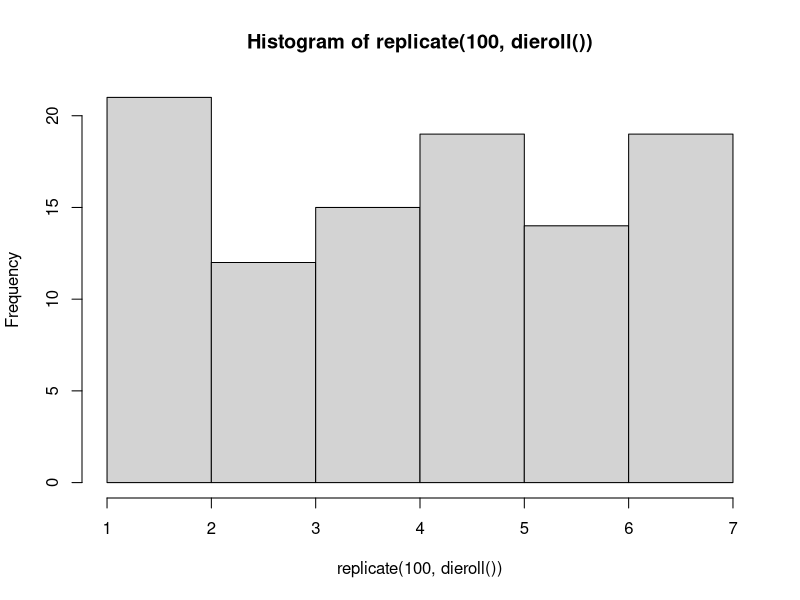
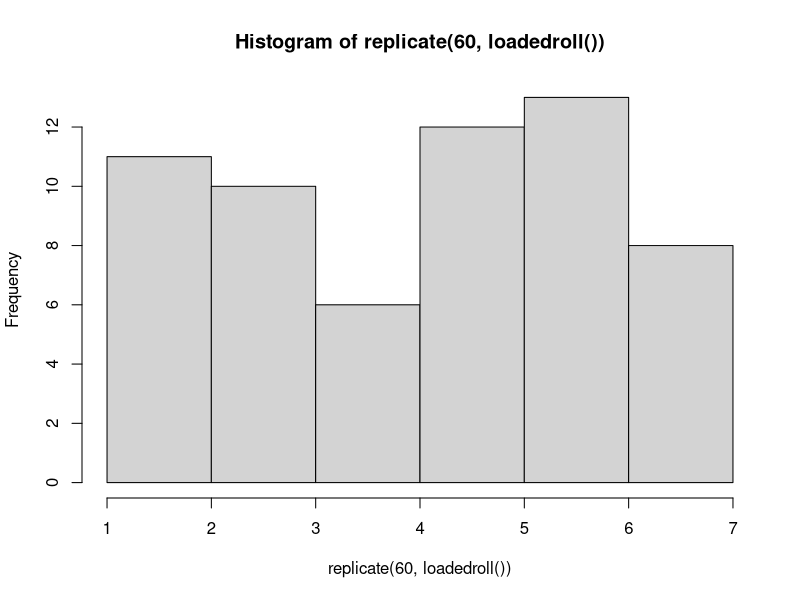
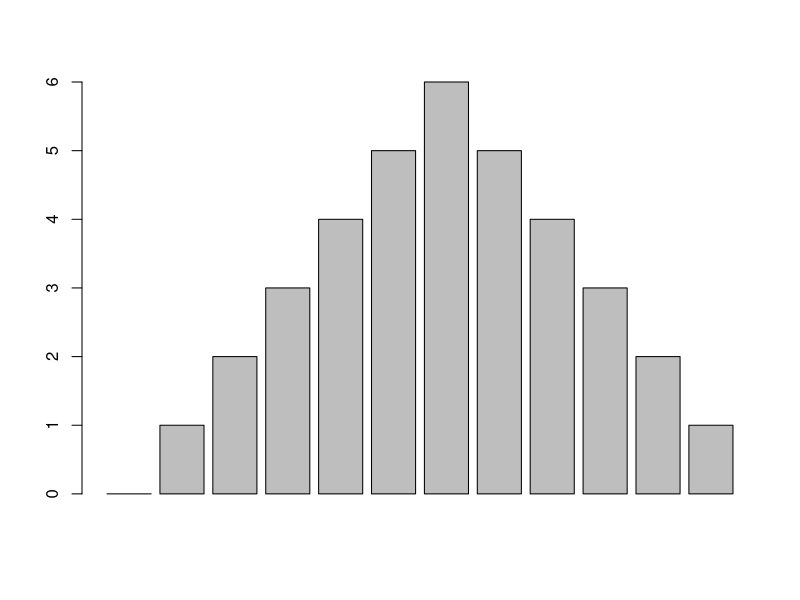

These figures' R source, in order: (Note: this script raises an error after producing the figures.)


# roll a six-sided die
dieroll <- function() {
    sample(1:6, 1)
}

# look at the histogram for 60 rolls
hist(replicate(100, dieroll()), breaks=seq(1:7), right=FALSE)

# now look at the histogram for a loaded die
loadedroll <- function() {
    loading = .18 #1/6
    if (runif(1) < loading) {
        1
    } else {
        sample(2:6, 1)
    }
}

# look at the histogram for 60 rolls of loaded die
hist(replicate(60, loadedroll()), breaks=seq(1:7), right=FALSE)

# look at lots of histograms for 100 rolls
manyrolls <- function(n) {
    par(mfrow = c(3, 3))
    for (i in 1:9) {
        hist(replicate(n, dieroll()), breaks=seq(1:7), right-FALSE, xlab=NULL, ylab=NULL, main=NULL)
    }
    par(mfrow = c(1, 1))
}


# roll two six-sided dice and add them
twodieroll <- function() {
    dieroll() + dieroll()
}

# what do we see if we roll two dice 100 times?
rolls = replicate(100, twodieroll())

# count the number of ways to get each sum
count = rep(0, 12)
for (i in 1:6) { 
    for (j in 1:6) {
        sum = i+j
        count[sum] = count[sum] + 1
    }
}
barplot(count)

# look at the histogram for 100 rolls
hist(replicate(100, twodieroll()), breaks=seq(2:14), right-FALSE)

# look at lots of histograms for 100 rolls
manyrolls2 <- function(n) {
    par(mfrow = c(3, 3))
    for (i in 1:9) {
        hist(replicate(n, twodieroll()), breaks=seq(2:14), right=FALSE, xlab=NULL, ylab=NULL, main=NULL)
    }
    par(mfrow = c(1, 1))
}

manyrolls2(100)
